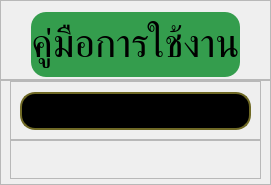
         <widget class="QWidget" name="manual_page">
          <layout class="QVBoxLayout" name="verticalLayout_6">
           <property name="spacing">
            <number>0</number>
           </property>
           <property name="leftMargin">
            <number>0</number>
           </property>
           <property name="topMargin">
            <number>0</number>
           </property>
           <property name="rightMargin">
            <number>0</number>
           </property>
           <property name="bottomMargin">
            <number>0</number>
           </property>
           <item>
            <widget class="QFrame" name="manual_title_group">
             <property name="minimumSize">
              <size>
               <width>0</width>
               <height>80</height>
              </size>
             </property>
             <property name="maximumSize">
              <size>
               <width>16777215</width>
               <height>80</height>
              </size>
             </property>
             <property name="frameShape">
              <enum>QFrame::StyledPanel</enum>
             </property>
             <property name="frameShadow">
              <enum>QFrame::Raised</enum>
             </property>
             <layout class="QHBoxLayout" name="horizontalLayout_10">
              <property name="spacing">
               <number>0</number>
              </property>
              <property name="leftMargin">
               <number>30</number>
              </property>
              <property name="topMargin">
               <number>10</number>
              </property>
              <property name="rightMargin">
               <number>30</number>
              </property>
              <property name="bottomMargin">
               <number>0</number>
              </property>
              <item>
               <widget class="QLabel" name="manual_title">
                <property name="minimumSize">
                 <size>
                  <width>0</width>
                  <height>65</height>
                 </size>
                </property>
                <property name="maximumSize">
                 <size>
                  <width>16777215</width>
                  <height>65</height>
                 </size>
                </property>
                <property name="font">
                 <font>
                  <family>Kanit</family>
                  <pointsize>30</pointsize>
                 </font>
                </property>
                <property name="styleSheet">
                 <string notr="true">background-color: rgb(52, 157, 77);
border-radius: 15px;</string>
                </property>
                <property name="text">
                 <string>คู่มือการใช้งาน</string>
                </property>
                <property name="alignment">
                 <set>Qt::AlignCenter</set>
                </property>
               </widget>
              </item>
             </layout>
            </widget>
           </item>
           <item>
            <widget class="QFrame" name="frame_3">
             <property name="frameShape">
              <enum>QFrame::StyledPanel</enum>
             </property>
             <property name="frameShadow">
              <enum>QFrame::Raised</enum>
             </property>
             <layout class="QVBoxLayout" name="verticalLayout_28">
              <property name="spacing">
               <number>0</number>
              </property>
              <property name="topMargin">
               <number>0</number>
              </property>
              <property name="bottomMargin">
               <number>5</number>
              </property>
              <item>
               <widget class="QFrame" name="frame_12">
                <property name="frameShape">
                 <enum>QFrame::StyledPanel</enum>
                </property>
                <property name="frameShadow">
                 <enum>QFrame::Raised</enum>
                </property>
                <layout class="QHBoxLayout" name="horizontalLayout_67">
                 <property name="topMargin">
                  <number>10</number>
                 </property>
                 <item>
                  <widget class="QGroupBox" name="manual_video">
                   <property name="styleSheet">
                    <string notr="true">QWidget {
	
	background-color: rgb(0, 0, 0);
	border: solid;
	border-width: 2px;
	border-color: rgb(111, 105, 37);
	border-radius: 15px;
	padding: 10px;
}</string>
                   </property>
                  </widget>
                 </item>
                </layout>
               </widget>
              </item>
              <item>
               <widget class="QFrame" name="frame_13">
                <property name="maximumSize">
                 <size>
                  <width>16777215</width>
                  <height>80</height>
                 </size>
                </property>
                <property name="styleSheet">
                 <string notr="true">QPushButton {
	border: none;
}</string>
                </property>
                <property name="frameShape">
                 <enum>QFrame::StyledPanel</enum>
                </property>
                <property name="frameShadow">
                 <enum>QFrame::Raised</enum>
                </property>
                <layout class="QHBoxLayout" name="horizontalLayout_66">
                 <property name="spacing">
                  <number>10</number>
                 </property>
                 <property name="topMargin">
                  <number>0</number>
                 </property>
                 <property name="bottomMargin">
                  <number>0</number>
                 </property>
                 <item>
                  <widget class="QPushButton" name="button_video_play">
                   <property name="minimumSize">
                    <size>
                     <width>0</width>
                     <height>0</height>
                    </size>
                   </property>
                   <property name="maximumSize">
                    <size>
                     <width>120</width>
                     <height>16777215</height>
                    </size>
                   </property>
                   <property name="font">
                    <font>
                     <family>Kanit</family>
                     <pointsize>20</pointsize>
                    </font>
                   </property>
                   <property name="cursor">
                    <cursorShape>PointingHandCursor</cursorShape>
                   </property>
                   <property name="styleSheet">
                    <string notr="true"/>
                   </property>
                   <property name="text">
                    <string/>
                   </property>
                   <property name="icon">
                    <iconset resource="resource.qrc">
                     <normaloff>:/assets/icon/play.png</normaloff>:/assets/icon/play.png</iconset>
                   </property>
                   <property name="iconSize">
                    <size>
                     <width>90</width>
                     <height>90</height>
                    </size>
                   </property>
                  </widget>
                 </item>
                 <item>
                  <widget class="QPushButton" name="button_video_pause">
                   <property name="minimumSize">
                    <size>
                     <width>0</width>
                     <height>0</height>
                    </size>
                   </property>
                   <property name="maximumSize">
                    <size>
                     <width>120</width>
                     <height>16777215</height>
                    </size>
                   </property>
                   <property name="font">
                    <font>
                     <family>Kanit</family>
                     <pointsize>20</pointsize>
                    </font>
                   </property>
                   <property name="cursor">
                    <cursorShape>PointingHandCursor</cursorShape>
                   </property>
                   <property name="styleSheet">
                    <string notr="true"/>
                   </property>
                   <property name="text">
                    <string/>
                   </property>
                   <property name="icon">
                    <iconset resource="resource.qrc">
                     <normaloff>:/assets/icon/pause.png</normaloff>:/assets/icon/pause.png</iconset>
                   </property>
                   <property name="iconSize">
                    <size>
                     <width>80</width>
                     <height>80</height>
                    </size>
                   </property>
                  </widget>
                 </item>
                 <item>
                  <widget class="QPushButton" name="button_video_stop">
                   <property name="minimumSize">
                    <size>
                     <width>0</width>
                     <height>0</height>
                    </size>
                   </property>
                   <property name="maximumSize">
                    <size>
                     <width>120</width>
                     <height>16777215</height>
                    </size>
                   </property>
                   <property name="font">
                    <font>
                     <family>Kanit</family>
                     <pointsize>20</pointsize>
                    </font>
                   </property>
                   <property name="cursor">
                    <cursorShape>PointingHandCursor</cursorShape>
                   </property>
                   <property name="styleSheet">
                    <string notr="true"/>
                   </property>
                   <property name="text">
                    <string/>
                   </property>
                   <property name="icon">
                    <iconset resource="resource.qrc">
                     <normaloff>:/assets/icon/stop-button.png</normaloff>:/assets/icon/stop-button.png</iconset>
                   </property>
                   <property name="iconSize">
                    <size>
                     <width>75</width>
                     <height>75</height>
                    </size>
                   </property>
                  </widget>
                 </item>
                </layout>
               </widget>
              </item>
             </layout>
            </widget>
           </item>
          </layout>
         </widget>
